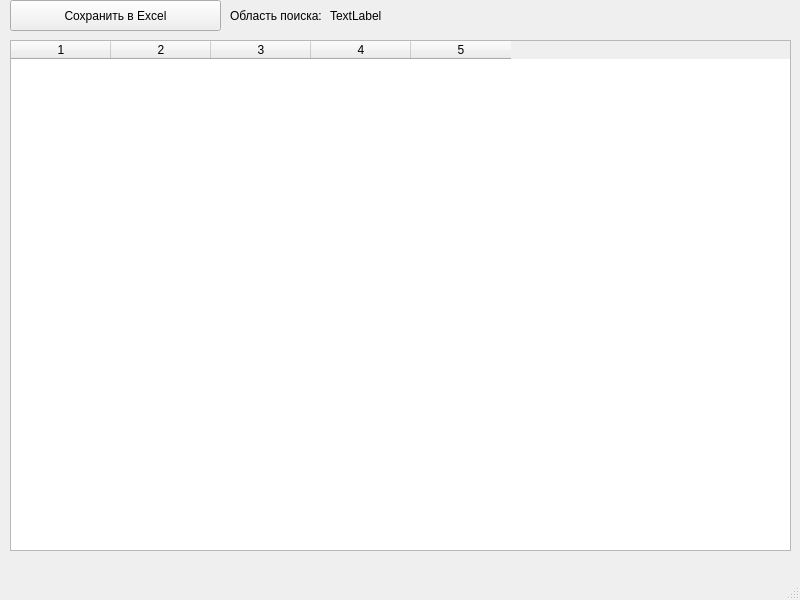
<?xml version="1.0" encoding="UTF-8"?>
<ui version="4.0">
 <class>FoundWindow</class>
 <widget class="QMainWindow" name="FoundWindow">
  <property name="geometry">
   <rect>
    <x>0</x>
    <y>0</y>
    <width>800</width>
    <height>600</height>
   </rect>
  </property>
  <property name="windowTitle">
   <string>Список вакансий</string>
  </property>
  <widget class="QWidget" name="centralwidget">
   <widget class="QTableWidget" name="table">
    <property name="enabled">
     <bool>true</bool>
    </property>
    <property name="geometry">
     <rect>
      <x>10</x>
      <y>40</y>
      <width>781</width>
      <height>511</height>
     </rect>
    </property>
    <property name="rowCount">
     <number>0</number>
    </property>
    <property name="columnCount">
     <number>5</number>
    </property>
    <column/>
    <column/>
    <column/>
    <column/>
    <column/>
   </widget>
   <widget class="QPushButton" name="pushButton">
    <property name="geometry">
     <rect>
      <x>10</x>
      <y>0</y>
      <width>211</width>
      <height>31</height>
     </rect>
    </property>
    <property name="text">
     <string>Сохранить в Excel</string>
    </property>
   </widget>
   <widget class="QLabel" name="label">
    <property name="geometry">
     <rect>
      <x>230</x>
      <y>0</y>
      <width>91</width>
      <height>31</height>
     </rect>
    </property>
    <property name="text">
     <string>Область поиска:</string>
    </property>
   </widget>
   <widget class="QLabel" name="region">
    <property name="geometry">
     <rect>
      <x>330</x>
      <y>5</y>
      <width>71</width>
      <height>21</height>
     </rect>
    </property>
    <property name="text">
     <string>TextLabel</string>
    </property>
   </widget>
  </widget>
  <widget class="QMenuBar" name="menubar">
   <property name="geometry">
    <rect>
     <x>0</x>
     <y>0</y>
     <width>800</width>
     <height>21</height>
    </rect>
   </property>
  </widget>
  <widget class="QStatusBar" name="statusbar"/>
 </widget>
 <resources/>
 <connections/>
</ui>
